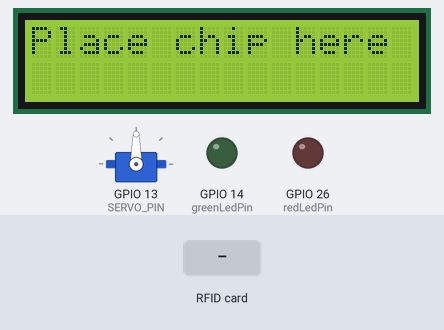
The sketch below on a simulated ESP32. Parts: 16×2 character LCD, servo, output pins drawn as LEDs (lit = HIGH). Inputs (shaded band) come from the test bench. WiFi joins after 1.5 s; servers stay silent unless stated; no MQTT or app messages arrive unless stated; what the sketch prints to the serial monitor is not drawn.

Above: at 2.8 s.
2.9 s: RFID card 03 31 1C 1C held to the reader
At 3.8 s:
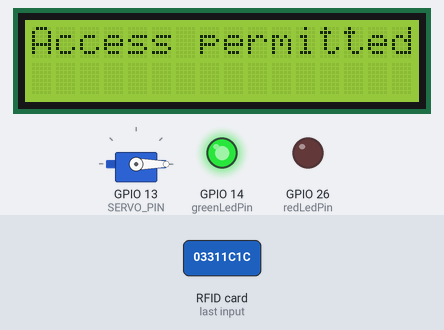
At 5.7 s:
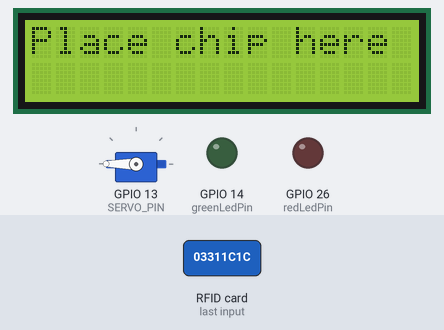
5.9 s: RFID card 7D F4 27 04 held to the reader
At 8.7 s:
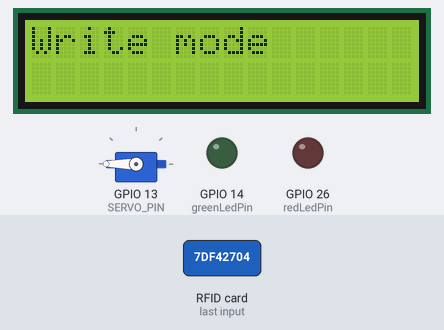
Timing chart, 0 to 10.2 s (numbered marks = the images above; inputs shaded):
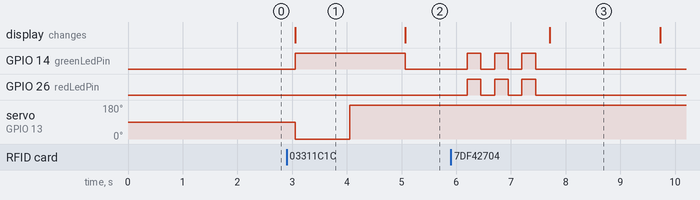

Measured:
- after the input at 2.9 s, GPIO 14 (greenLedPin): LOW → HIGH after 0.16 s, → LOW 2.0 s later; servo on GPIO 13 (SERVO_PIN): 90° → 0° after 0.16 s, → 180° 1.0 s later; the display: changes after 0.16 s (image 1)
- after the input at 5.9 s, GPIO 14 (greenLedPin), GPIO 26 (redLedPin): alternates HIGH for 0.25 s and LOW for 0.25 s, 6 changes in all, then stays LOW, starting after 0.30 s; the display: changes after 1.8 s (image 3)
- what the display in image 1 shows lasts 2.0 s, from 3.1 s to 5.1 s

The sketch:

Ferdigstilt_kode.ino
```cpp
#include <WiFi.h>
#include <PubSubClient.h>
#include <SPI.h>
#include <MFRC522.h>
#include <ESP32Servo.h>
#include <LiquidCrystal_I2C.h>
#include <Wire.h>

#define RST_PIN         22                 // Configurable, see typical pin layout
#define SS_PIN          5                  // Configurable, see typical pin layout
#define SERVO_PIN       13                 // Servo pin

const int greenLedPin = 14;
const int redLedPin = 26;
const int BUZZER_PIN = 12;

#define NEW_UID {0x03, 0x31, 0x1c, 0x1c}          // New print UID for access when masterkey is scanned
#define WIFI_SSID "Bard_iPhone_14_Pro_Max_Rich"
#define WIFI_PASSWORD "sopphaug"
#define MQTT_BROKER "172.20.10.3"                 // IP address of the MQTT broker (Raspberry Pi 4 ip adress in this case)
#define MQTT_PORT 1883                            // Standard port
#define MQTT_TOPIC "rfid/read"                    // Subscribe to this topic

WiFiClient espClient;
PubSubClient client(espClient);
Servo myServo;                      // Define the servo
LiquidCrystal_I2C lcd (0x27, 16,2); // Create the lcd object address 0x3F and 16 col
MFRC522 mfrc522(SS_PIN, RST_PIN);   // Create MFRC522 instance

void setupWiFi() {
  Serial.print("Connecting to ");
  Serial.println(WIFI_SSID);
  WiFi.begin(WIFI_SSID, WIFI_PASSWORD);
  while (WiFi.status() != WL_CONNECTED) {
    delay(300);
    Serial.print(".");              // Prints "." until wifi connected
  }
  Serial.println("WiFi connected");
  Serial.println("IP address: ");
  Serial.println(WiFi.localIP());
}

void setupMQTT() {
  client.setServer(MQTT_BROKER, MQTT_PORT);
  Serial.print("Attempting MQTT connection...");
}

bool keyScanned = false; // initialize flag to false

void setup() {
  // LCD screen
  lcd.begin ();
  lcd.backlight ();
  lcd.print ( "Place chip here" );
  Serial.begin(115200);
  while (!Serial);
  SPI.begin();
  // Rfid Module
  mfrc522.PCD_Init();
  delay(4);
  mfrc522.PCD_DumpVersionToSerial();
  Serial.println(F("Scan PICC to see UID, SAK, type, and data blocks..."));
  setupWiFi();
  setupMQTT();
  // Servo
  myServo.setPeriodHertz(50);             // Standard 50 Hz servo
  myServo.attach(SERVO_PIN, 1000, 2000);  // Attaches the servo on pin 13 to the servo object
  // Leds
  pinMode(greenLedPin, OUTPUT);
  pinMode(redLedPin, OUTPUT);
}

void loop() {
    if (WiFi.status() != WL_CONNECTED) {
    setupWiFi();
  }
  client.loop();
     if (!client.connected()) {
      Serial.print("Attempting MQTT connection...");
        if (client.connect("ESP32Client")) {
        Serial.println("connected");
    } else {
      Serial.print("failed");
      Serial.print(client.state());
      Serial.println("try again in 5 seconds");
      delay(3000);
    }
}
  // Reset the loop if no new card present on the sensor/reader. This saves the entire process when idle.
  if (!mfrc522.PICC_IsNewCardPresent()) {
    return;
  }
  // Select one of the cards
  if (!mfrc522.PICC_ReadCardSerial()) {
    return;
  }

  String payload = "";      // Convert the UID to a string
  for (byte i = 0; i < mfrc522.uid.size; i++) {
    payload += String(mfrc522.uid.uidByte[i] < 0x10 ? "0" : "");
    payload += String(mfrc522.uid.uidByte[i], HEX);
  }
 if (!client.connected()) {
    setupMQTT();
  }
    client.publish(MQTT_TOPIC, payload.c_str(), true);
    delay(100);
    Serial.print("Scan complete and published: ");
  // Add this line to print the UID to the serial monitor
  if (mfrc522.PICC_IsNewCardPresent() && mfrc522.PICC_ReadCardSerial()) {
    Serial.println("RFID UID: " + payload);

  }
 // Declare writeModeStartTime variable
  unsigned long writeModeStartTime;
// Check if the scanned UID is 03311c1c
  if (payload == "03311c1c") { // Rest of your existing code for access permitted
    lcd.clear();
    lcd.print ("Access permitted");
    digitalWrite(greenLedPin, HIGH);
    myServo.write(0);  // Set the servo to 90 degrees
    delay(1000);
    myServo.write(180);// Set the servo back to original position
    delay(1000);
    lcd.clear();
    lcd.print("Place chip here");

    }else if (payload == "7df42704") {
      Serial.println(F("Master key detected. Entering overwrite mode..."));
        // Blink green and red LEDs 3 times
    for (int i = 0; i < 3; i++) {
      digitalWrite(greenLedPin, HIGH);
      digitalWrite(redLedPin, HIGH);
      delay(250);
      digitalWrite(greenLedPin, LOW);
      digitalWrite(redLedPin, LOW);
      delay(250);
      }
      lcd.clear();
      lcd.print( "Write mode" );
      delay(2000);
      for (int i = 5; i > 0; i--) {
      lcd.clear();
      lcd.print("Countdown! - ");
      lcd.print(i);
      delay(1000);
    }
      writeModeStartTime = millis();
      for (int i= 0; i<1; i++) {
        // Overwrite the UID
        delay(2000);
        byte newUid[] = NEW_UID;
        if ( mfrc522.MIFARE_SetUid(newUid, (byte)4, true) ) {
          Serial.println(F("Wrote new UID to card."));
          lcd.clear();
          lcd.print( "Write success");
          keyScanned = true; // set flag to true to indicate the master key has been scanned and the UID has been rewritten
          break;             // exit the while loop
        }
        lcd.clear();
        lcd.print( "Place chip here");
        delay(3000);
          // Reset the loop if no new card present on the sensor/reader. This saves the entire process when idle.
        if (keyScanned)
          break;
        }
        keyScanned = false;
    }
    else{ // Rest of your existing code for access denied
    lcd.clear();
    lcd.print ( "Access denied" );
    digitalWrite(redLedPin, HIGH);
    delay(2000);
    lcd.clear();
    lcd.print( "Place chip here" );
    digitalWrite(redLedPin, LOW);
    }
  Serial.println("RFID UID: " + payload);
  digitalWrite(greenLedPin, LOW);
  digitalWrite(redLedPin, LOW);
  delay (1000);
}
```
